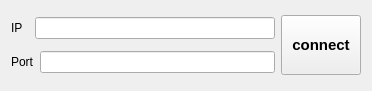
<?xml version="1.0" encoding="UTF-8"?>
<ui version="4.0">
 <class>LidarConnectWidgetClass</class>
 <widget class="QWidget" name="LidarConnectWidgetClass">
  <property name="geometry">
   <rect>
    <x>0</x>
    <y>0</y>
    <width>372</width>
    <height>91</height>
   </rect>
  </property>
  <property name="windowTitle">
   <string>LidarConnectWidget</string>
  </property>
  <layout class="QHBoxLayout" name="horizontalLayout_3">
   <item>
    <layout class="QVBoxLayout" name="verticalLayout">
     <item>
      <layout class="QHBoxLayout" name="horizontalLayout">
       <item>
        <widget class="QLabel" name="label">
         <property name="text">
          <string>IP  </string>
         </property>
        </widget>
       </item>
       <item>
        <widget class="QLineEdit" name="lineEdit_ip"/>
       </item>
      </layout>
     </item>
     <item>
      <layout class="QHBoxLayout" name="horizontalLayout_2">
       <item>
        <widget class="QLabel" name="label_2">
         <property name="text">
          <string>Port</string>
         </property>
        </widget>
       </item>
       <item>
        <widget class="QLineEdit" name="lineEdit_port"/>
       </item>
      </layout>
     </item>
    </layout>
   </item>
   <item>
    <widget class="QPushButton" name="btn_connect">
     <property name="minimumSize">
      <size>
       <width>75</width>
       <height>60</height>
      </size>
     </property>
     <property name="font">
      <font>
       <pointsize>11</pointsize>
       <weight>75</weight>
       <bold>true</bold>
      </font>
     </property>
     <property name="text">
      <string>connect</string>
     </property>
    </widget>
   </item>
  </layout>
 </widget>
 <layoutdefault spacing="6" margin="11"/>
 <resources/>
 <connections/>
</ui>
